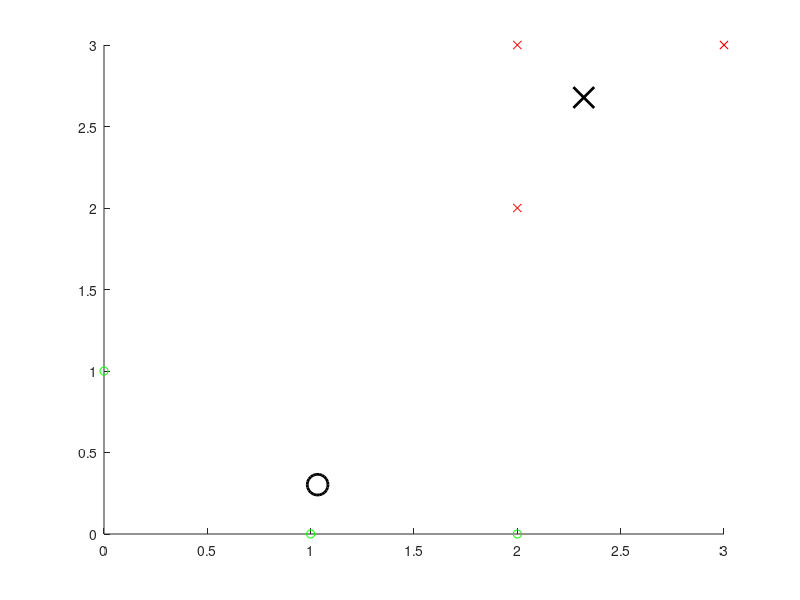

Write the MATLAB code that produced this figure.
function [ ] = aufgabe9a( )
%AUFGABE9A Fuzzy-k-means Algorithmus
% Kleiner zweidimensionaler Datensatz
    
    data = [3 3;2 2;2 0;1 0;0 1;2 3];
    
    options = [ 2 ; 100 ; 1e-5 ; 1 ];
    
    [center,U,objFcn] = fcm(data, 2, options);
    maxU = max(U);
    index1 = find(U(1, :) == maxU);
    index2 = find(U(2, :) == maxU);
    figure
    line(data(index1, 1), data(index1, 2), 'linestyle',...
    'none','marker', 'o','color','g');
    line(data(index2,1),data(index2,2),'linestyle',...
    'none','marker', 'x','color','r');
    hold on
    plot(center(1,1),center(1,2),'ko','markersize',15,'LineWidth',2)
    plot(center(2,1),center(2,2),'kx','markersize',15,'LineWidth',2)
end